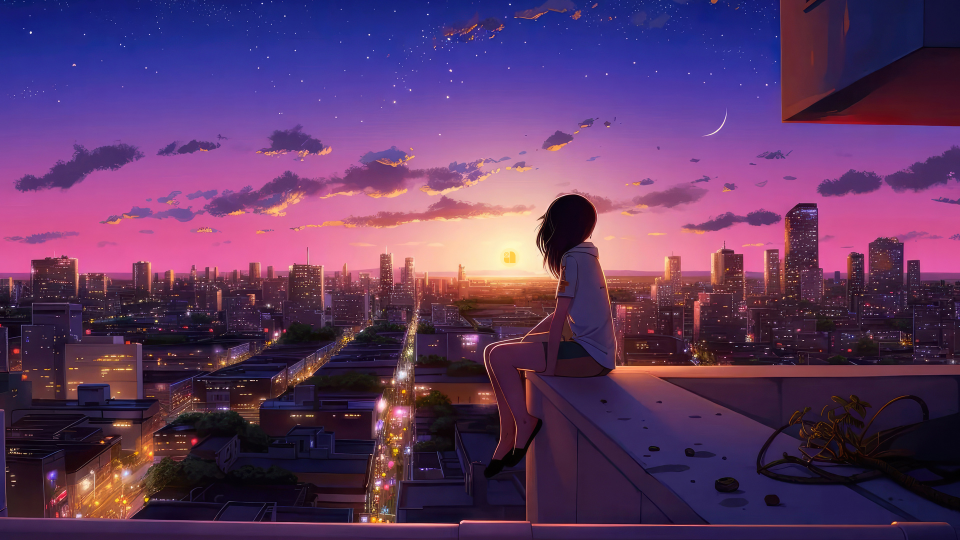
%> input picture College/practical11/Balcony-ja.png, 1920 x 1080 px (shown at 1/2 size)
$ octave image_completion.m   (GNU Octave 9; MATLAB toolbox functions it lacks are replaced by stand-ins)
%> lines starting %> are read from the running program, lines starting %| are printed output that depends on the picture; in (x1, y1, x2, y2) boxes, pixels count from 0 and x2, y2 are one past the last pixel; in counts of white or black regions, pixels touching at a corner belong together; the program's own positions count from 1
% Load an image
original = imread('Balcony-ja.png');  % Use any image you like
%> original is the input picture: size 1080x1920x3 uint8; mean R, G, B 94.3, 56, 99.1
imshow(original);
title('Original Image');

% Create a mask (simulate missing parts)
mask = false(size(original,1), size(original,2));
mask(100:150, 100:200) = true;  % simulate a damaged block
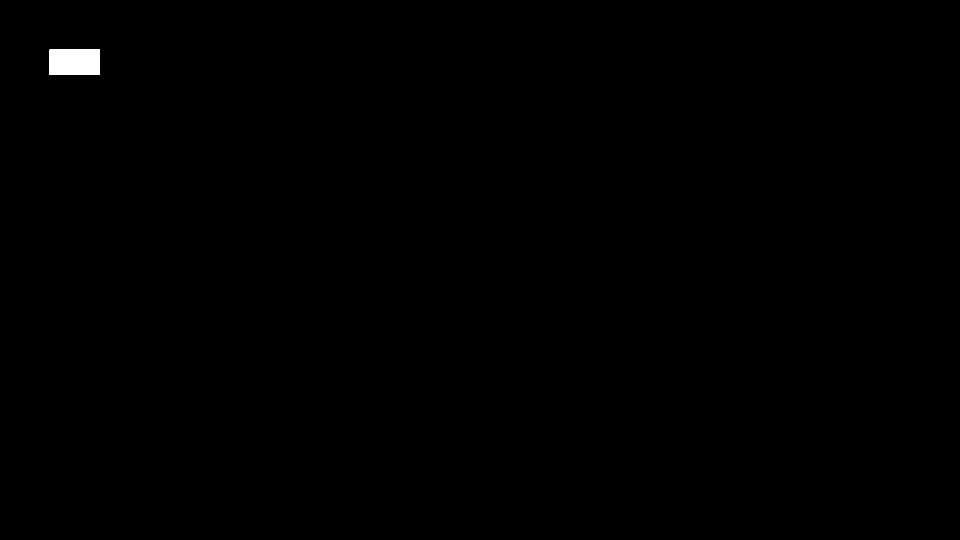
%> mask: size 1080x1920 logical (shown at 1/2 size); 0.25% white; 1 white region, box (x1, y1, x2, y2) and area: (99, 99, 200, 150) 5151
mask(200:250, 300:350) = true;
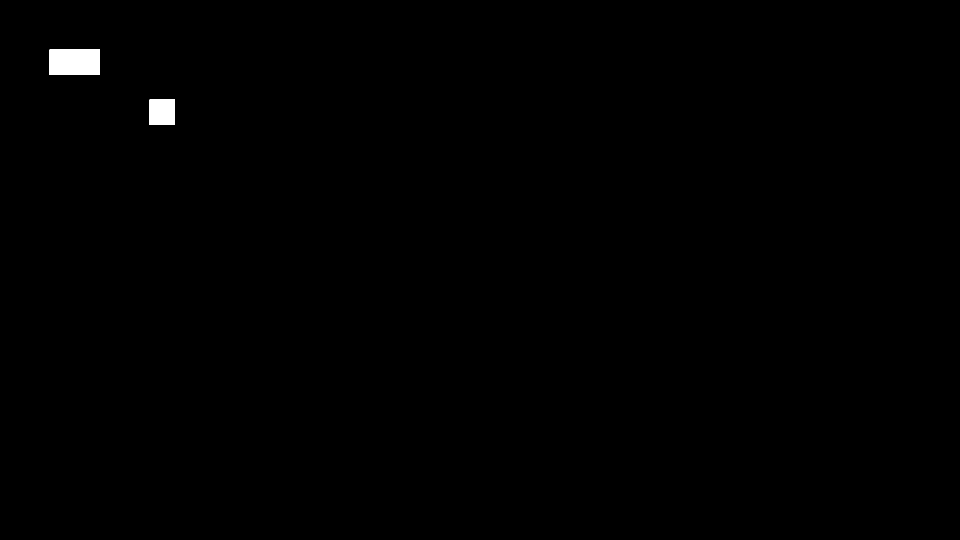
%> mask: size 1080x1920 logical (shown at 1/2 size); 0.37% white; 2 white regions, box (x1, y1, x2, y2) and area: (99, 99, 200, 150) 5151, (299, 199, 350, 250) 2601

% Corrupt the image by setting masked regions to white
damaged = original;
damaged(repmat(mask, [1 1 3])) = 255;
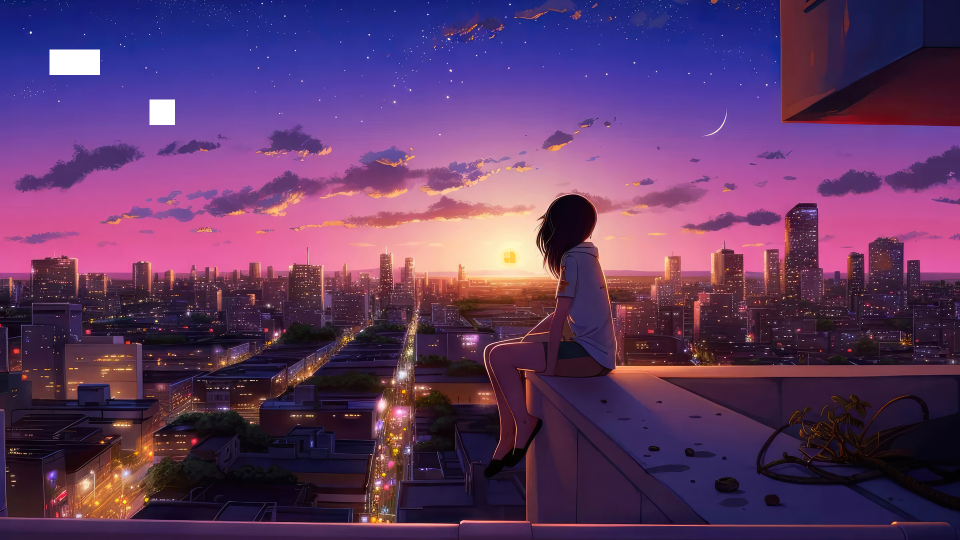
%> damaged: size 1080x1920x3 uint8 (shown at 1/2 size); 0.37% of pixels changed, all inside (x1, y1, x2, y2) = (99, 99, 350, 250)

figure;
imshow(damaged);
title('Damaged Image');

% Inpaint using regionfill
% Convert to grayscale for processing
gray = rgb2gray(damaged);
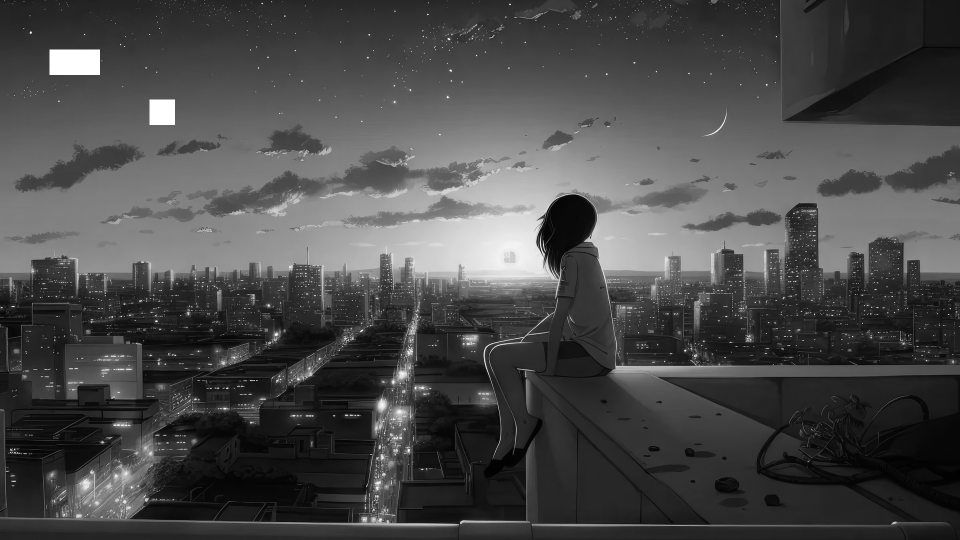
%> gray: size 1080x1920 uint8 (shown at 1/2 size); min 0, max 255, mean 73.1
inpainted_gray = regionfill(gray, mask);

% Replace grayscale back into RGB for visual completion
inpainted_rgb = damaged;
for i = 1:3
    channel = damaged(:,:,i);
    channel(mask) = inpainted_gray(mask);
    inpainted_rgb(:,:,i) = channel;
end
%> this loop made 3 passes
%> pass 1, `channel = damaged(:,:,i);`:
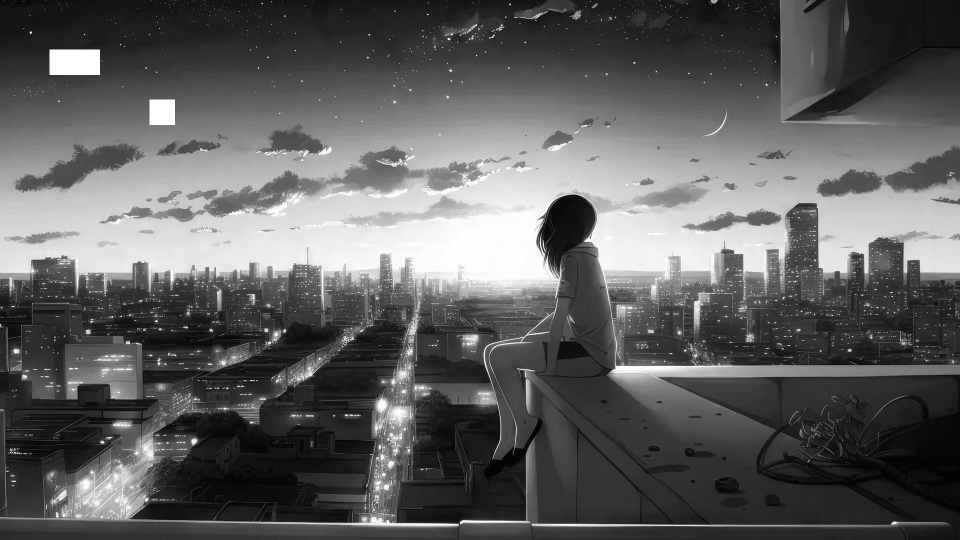
%> channel: size 1080x1920 uint8 (shown at 1/2 size); min 0, max 255, mean 95
%> pass 3, `channel = damaged(:,:,i);`:
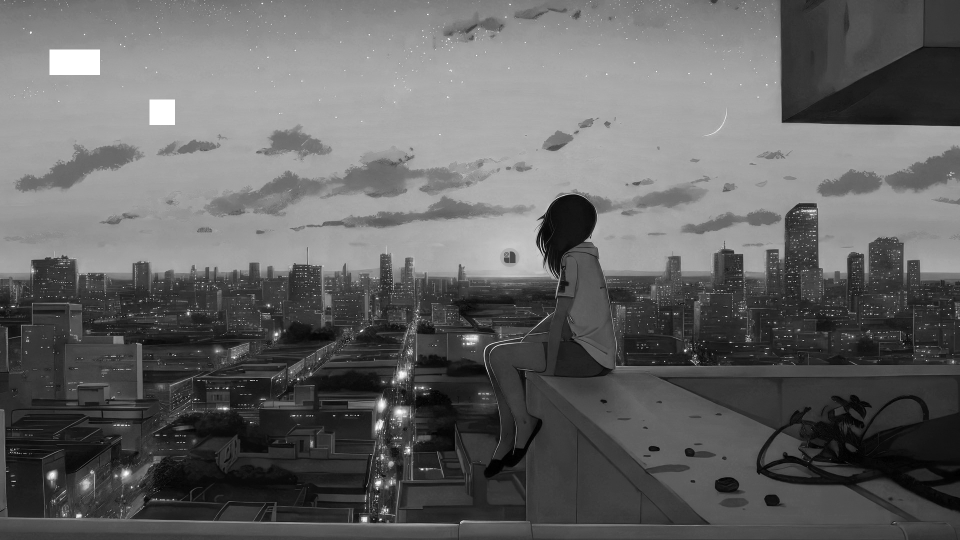
%> channel: size 1080x1920 uint8 (shown at 1/2 size); min 0, max 255, mean 99.5
%> after the loop:
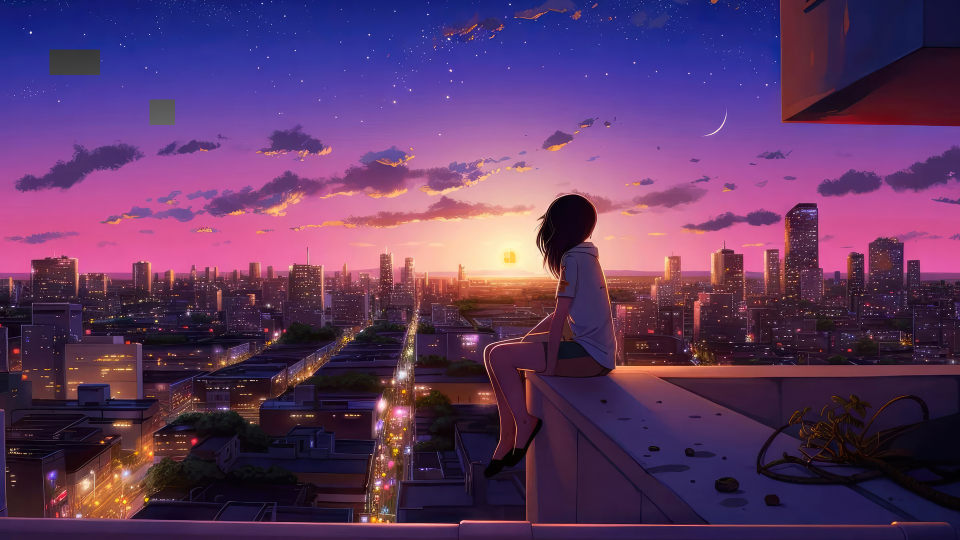
%> inpainted_rgb: size 1080x1920x3 uint8 (shown at 1/2 size); 0.37% of pixels changed, all inside (x1, y1, x2, y2) = (99, 99, 350, 250)

figure;
imshow(uint8(inpainted_rgb));
title('Inpainted (Completed) Image');
